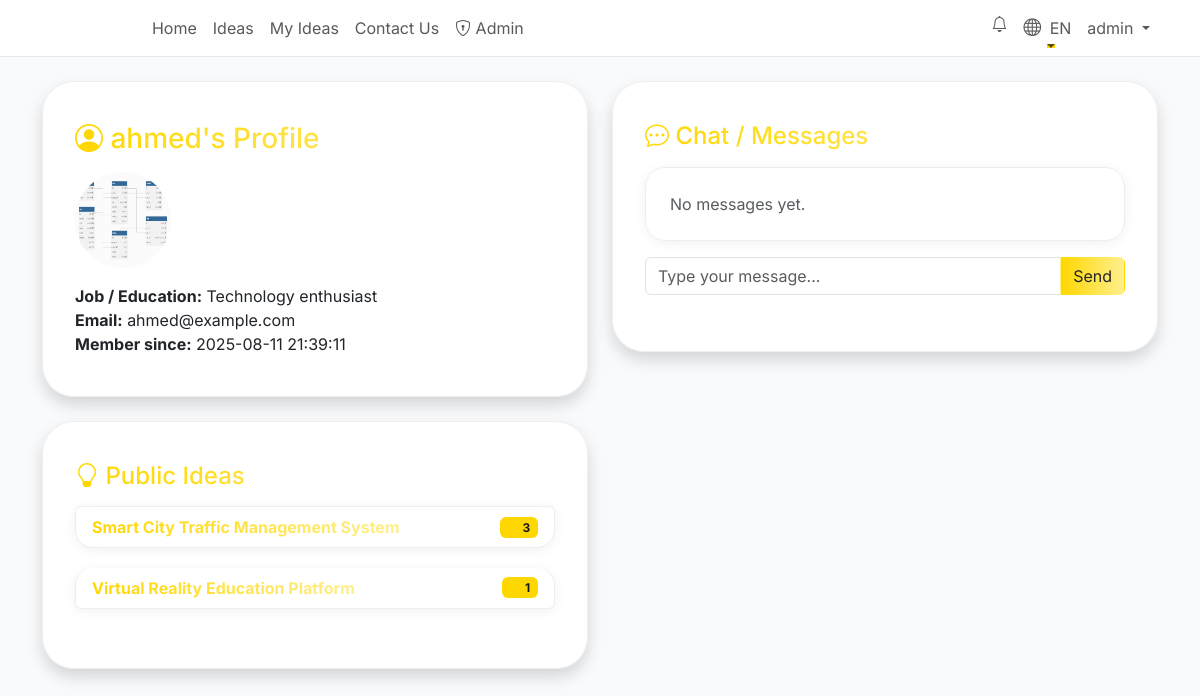
Screenshot of /profile_others.php?user_id=2 (signed in) with the database file from the repository.
### tables this page shows
CREATE TABLE `users` (
  `id` int(11) NOT NULL,
  `username` varchar(50) NOT NULL,
  `email` varchar(100) NOT NULL,
  `password` varchar(255) NOT NULL,
  `is_admin` tinyint(1) DEFAULT 0,
  `bio` text DEFAULT '',
  `image_url` varchar(255) DEFAULT NULL,
  `language` enum('en','ar') DEFAULT 'en',
  `theme` enum('light','dark','auto') DEFAULT 'auto',
  `email_notifications` tinyint(1) DEFAULT 1,
  `avatar` varchar(255) DEFAULT NULL,
  `created_at` timestamp NOT NULL DEFAULT current_timestamp()
);

CREATE TABLE `ideas` (
  `id` int(11) NOT NULL,
  `user_id` int(11) NOT NULL,
  `category_id` int(11) DEFAULT NULL,
  `title` varchar(255) NOT NULL,
  `slug` varchar(255) DEFAULT NULL,
  `description` text NOT NULL,
  `is_public` tinyint(1) DEFAULT 1,
  `is_approved` tinyint(1) DEFAULT 1,
  `is_featured` tinyint(1) DEFAULT 0,
  `image_url` varchar(255) DEFAULT NULL,
  `votes_count` int(11) DEFAULT 0,
  `bookmarks_count` int(11) DEFAULT 0,
  `views_count` int(11) DEFAULT 0,
  `trending_score` decimal(10,4) DEFAULT 0.0000,
  `tags` longtext DEFAULT NULL CHECK (json_valid(`tags`)),
  `created_at` timestamp NOT NULL DEFAULT current_timestamp()
);

### includes/functions.php (called while the page is built, shortened)
<?php
function get_vote_counts($ideaId) {
    global $pdo;
    $likes = 0;
    $dislikes = 0;
    $stmt = $pdo->prepare("SELECT vote_type, COUNT(*) as count FROM votes WHERE idea_id = ? GROUP BY vote_type");
    $stmt->execute([$ideaId]);
    while ($row = $stmt->fetch()) {
        if ($row['vote_type'] === 'like') {
            $likes = $row['count'];
        } else if ($row['vote_type'] === 'dislike') {
            $dislikes = $row['count'];
        }
    }
    return [
        'like' => $likes,
        'dislike' => $dislikes
    ];
}

### includes/auth.php (called while the page is built, shortened)
<?php
function current_user_id() {
    return $_SESSION['user_id'] ?? null;
}
?>

### profile_others.php (the view, shortened to what this page needs)
<?php
include 'includes/db.php';
include 'includes/functions.php';
include 'includes/auth.php';
include 'includes/notifications.php';
$user_id = intval($_GET['user_id'] ?? ($_GET['id'] ?? 0));
$stmt = $pdo->prepare("SELECT username, email, bio, created_at, image_url FROM users WHERE id=?");
$stmt->execute([$user_id]);
$user = $stmt->fetch();
$stmt = $pdo->prepare("SELECT * FROM ideas WHERE user_id=? AND is_public=1 ORDER BY created_at DESC");
$stmt->execute([$user_id]);
$ideas = $stmt->fetchAll();
$my_id = current_user_id();
$stmt = $pdo->prepare("SELECT m.*, u.username FROM messages m JOIN users u ON m.sender_id=u.id WHERE (sender_id=? AND receiver_id=?) OR (sender_id=? AND receiver_id=?) ORDER BY m.created_at DESC LIMIT 50");
$stmt->execute([$my_id, $user_id, $user_id, $my_id]);
$messages = $stmt->fetchAll();
include 'includes/navbar.php';
?>
<!DOCTYPE html>
<html lang="en">
<head>
    <link href="https://cdn.jsdelivr.net/npm/bootstrap@5.3.0/dist/css/bootstrap.min.css" rel="stylesheet">
    <link rel="stylesheet" href="https://cdn.jsdelivr.net/npm/bootstrap-icons@1.10.5/font/bootstrap-icons.css">
</head>
<body>
<div class="container py-4">
    <div class="row mb-4">
        <div class="col-lg-6 mb-4">
            <div class="profile-glass shadow mb-4">
                <h3 class="mb-3 gold-gradient"><i class="bi bi-person-circle icon-gold"></i> <?= htmlspecialchars($user['username']) ?>'s Profile</h3>
                <img src="<?= htmlspecialchars($user['image_url'] ?? 'https://api.dicebear.com/6.x/initials/svg?seed=' . urlencode($user['username'])) ?>" alt="avatar" class="rounded-circle mb-3" width="96" height="96">
                <ul class="list-unstyled mb-0">
                    <li><strong>Job / Education:</strong> <?= htmlspecialchars($user['bio']) ?></li>
                    <li><strong>Email:</strong> <?= htmlspecialchars($user['email']) ?></li>
                    <li><strong>Member since:</strong> <?= htmlspecialchars($user['created_at']) ?></li>
                </ul>
            </div>
            <div class="profile-glass shadow mt-4">
                <h4 class="mb-3 gold-gradient"><i class="bi bi-lightbulb icon-gold"></i> Public Ideas</h4>
                <?php if (empty($ideas)): ?>
                    <div class="alert alert-info">No public ideas yet.</div>
                <?php else: ?>
                    <ul class="list-group">
                        <?php foreach ($ideas as $idea): ?>
                            <li class="list-group-item d-flex justify-content-between align-items-center idea-card">
                                <a href="idea.php?id=<?= $idea['id'] ?>" class="fw-bold gold-gradient"> <?= htmlspecialchars($idea['title']) ?> </a>
                                <span class="badge"><i class="bi bi-hand-thumbs-up-fill icon-gold"></i> <?= get_vote_counts($idea['id'])['like'] ?></span>
                            </li>
                        <?php endforeach; ?>
                    </ul>
                <?php endif; ?>
            </div>
        </div>
        <div class="col-lg-6 mb-4">
            <div class="profile-glass shadow position-relative">
                <h4 class="mb-3 gold-gradient"><i class="bi bi-chat-dots icon-gold"></i> Chat / Messages</h4>
                <?php if ($my_id != $user_id): ?>
                <div class="chat-glass mb-3">
                  <?php if (empty($messages)): ?>
                    <div class="text-muted">No messages yet.</div>
                  <?php endif; ?>
                </div>
                <?php endif; ?>
                <?php if ($my_id != $user_id): ?>
                <form method="POST">
                  <div class="input-group">
                    <input type="text" name="message" class="form-control" placeholder="Type your message..." required>
                    <button class="btn btn-gold" type="submit" name="send_message">Send</button>
                  </div>
                </form>
                <?php endif; ?>
            </div>
        </div>
    </div>
</div>
</body>
</html>

### assets/css/app.css (style rules this page uses)
:root { --gold:#FFD700; --gold-2:#FFEF8E; --bg:#ffffff; --text:#181818; --muted:#555d68; --card:#ffffff; --border:#e5e7eb; --nav-bg:rgba(255,255,255,.86); }
.gold-gradient { background:linear-gradient(90deg,var(--gold),var(--gold-2));-webkit-background-clip:text;-webkit-text-fill-color:transparent;background-clip:text;color:var(--gold) }
.btn-gold { background:linear-gradient(90deg,var(--gold),var(--gold-2));color:#111;border:0;font-weight:700 }
.idea-card { background:var(--card);border:1px solid var(--border) }
body { background:var(--bg);color:var(--text) }
.container { max-width: 1200px; }

### profile_others.php (style rules this page uses)
body { background: #f8fafc; font-family: 'Inter', 'Segoe UI', Arial, sans-serif; }
.profile-glass { background: rgba(255,255,255,0.97); box-shadow: 0 8px 32px 0 rgba(24,24,24,0.08); border-radius: 32px; border: 1.5px solid #eee; padding: 2.5rem 2rem; }
.icon-gold { color: #FFD700; }
.idea-card { background: #fff; border-radius: 18px; box-shadow: 0 2px 12px rgba(24,24,24,0.06); border: 1.5px solid #eee; margin-bottom: 1.2rem; }
.idea-card .badge { background: #FFD700; color: #181818; }
.gold-gradient { background: linear-gradient(90deg, #FFD700 0%, #FFEF8E 100%); -webkit-background-clip: text; -webkit-text-fill-color: transparent; background-clip: text; color: #FFD700; }
.chat-glass { background: rgba(255,255,255,0.98); border-radius: 20px; box-shadow: 0 2px 12px rgba(24,24,24,0.06); border: 1.5px solid #eee; margin-bottom: 1.2rem; padding: 1.5rem; }

### rows the page displays
users: username "ahmed", image_url (picture), bio "Technology enthusiast", email "ahmed@example.com", created_at "2025-08-11 21:39:11"
ideas: title "Smart City Traffic Management System", like "3"
ideas: title "Virtual Reality Education Platform", like "1"

### other values shown
__('Home') "Home"
__('Ideas') "Ideas"
__('My Ideas') "My Ideas"
__('Contact Us') "Contact Us"
__('Admin') "Admin"
current_username() "admin"
